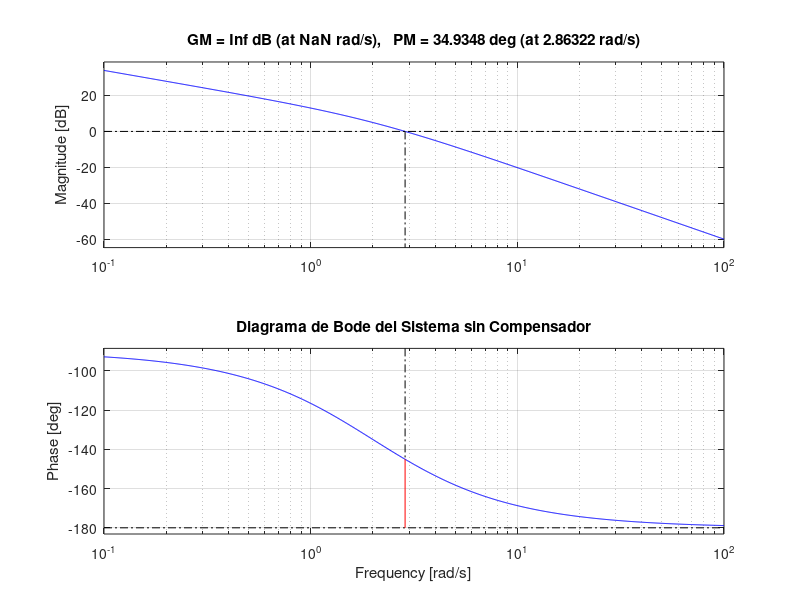
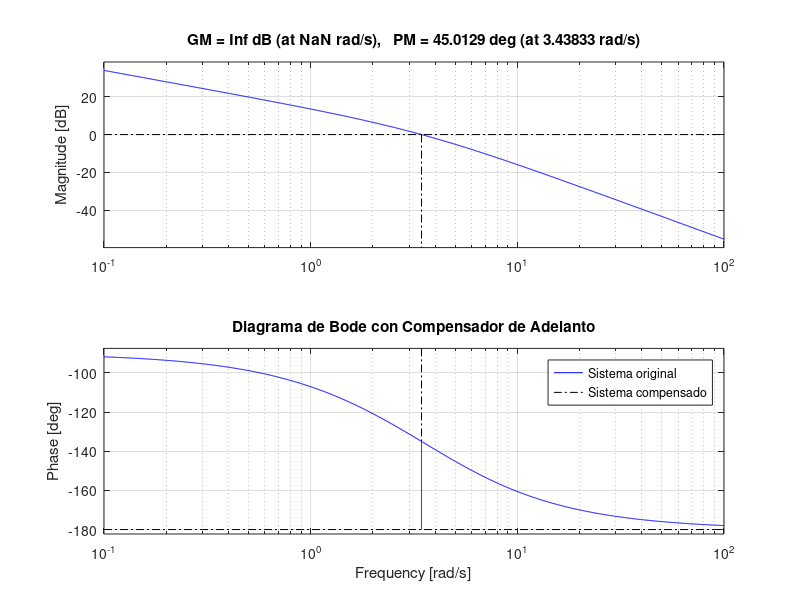

These charts were generated, in order, by the following MATLAB code:
clc; clear; close all;

% Definir la función de transferencia del sistema
s = tf('s');
G = 10 / (s * (s + 2));

% Graficar el diagrama de Bode del sistema sin compensación
figure;
bode(G);
margin(G);
grid on;
title('Diagrama de Bode del Sistema sin Compensador');

% Obtener los márgenes de ganancia y fase actuales
[GM, PM, Wcg, Wcp] = margin(G);
fprintf('Margen de ganancia: %.2f dB\n', 20*log10(GM));
fprintf('Margen de fase: %.2f°\n', PM);

% Diseño del compensador de adelanto
% Elegimos un margen de fase deseado de al menos 45°
phi_d = 50 - PM; % Aumentar la fase en phi_d grados
alpha = (1 - sind(phi_d)) / (1 + sind(phi_d)); % Relación entre cero y polo
wc_d = Wcp; % Se elige la frecuencia de cruce como la misma

% Definir el compensador de adelanto
T = 1 / (sqrt(alpha) * wc_d); % Constante de tiempo
Gc = (1 + T * s) / (1 + alpha * T * s);

% Sistema compensado
G_new = Gc * G;

% Graficar el diagrama de Bode con el compensador
figure;
bode(G, G_new);
margin(G_new);
grid on;
legend('Sistema original', 'Sistema compensado');
title('Diagrama de Bode con Compensador de Adelanto');

% Obtener los nuevos márgenes de ganancia y fase
[GM_new, PM_new, ~, ~] = margin(G_new);
fprintf('Nuevo margen de ganancia: %.2f dB\n', 20*log10(GM_new));
fprintf('Nuevo margen de fase: %.2f°\n', PM_new);
